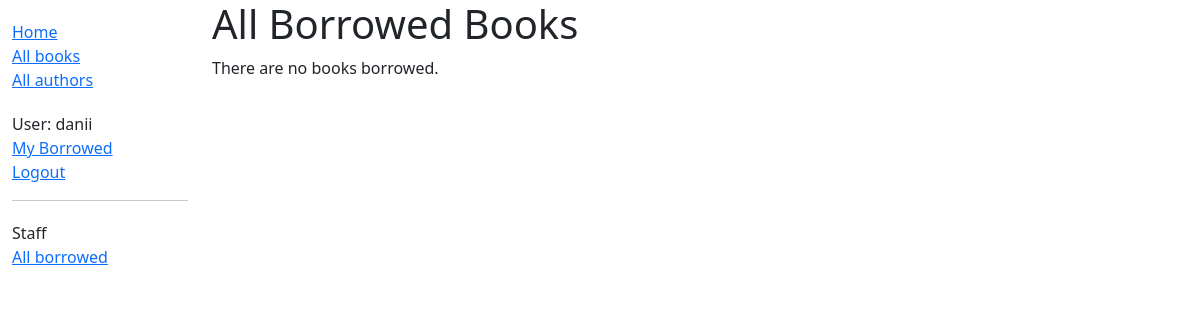
The app's page /catalog/borrowed/ (signed in), older data.
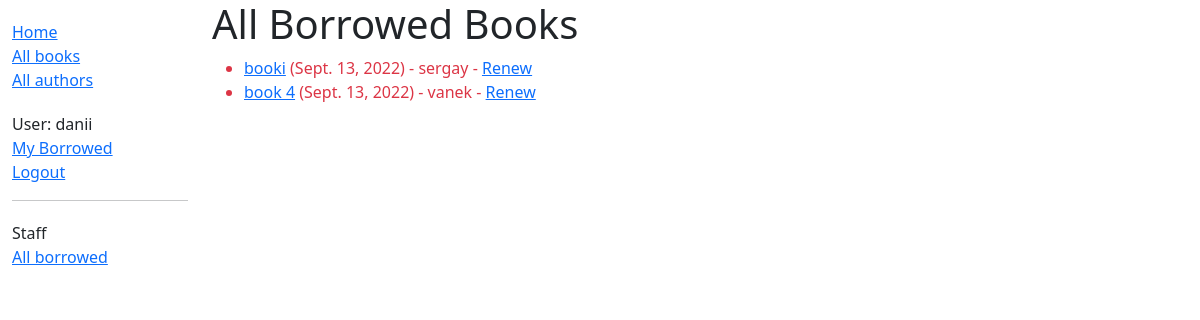
The same page, newer data.
### catalog/models.py (models this page shows, shortened)
class BookInstance(models.Model):
    id = models.UUIDField(primary_key=True, default=uuid.uuid4, help_text="Unique ID for this particular book across whole library")
    book = models.ForeignKey('Book', on_delete=models.SET_NULL, null=True)
    imprint = models.CharField(max_length=200)
    due_back = models.DateField(null=True, blank=True)
    borrower = models.ForeignKey(User, on_delete=models.SET_NULL, null=True, blank=True)
    LOAN_STATUS = (
        ('m', 'Maintenance'),
        ('o', 'On loan'),
        ('a', 'Available'),
        ('r', 'Reserved'),
    )
    status = models.CharField(max_length=1, choices=LOAN_STATUS, blank=True, default='m', help_text='Book availability')
    class Meta:
        ordering = ["due_back"]
        permissions = (("can_mark_returned", "Set book as returned"),)
    @property
    def is_overdue(self):
        if self.due_back and date.today() > self.due_back:
            return True
        return False

class Book(models.Model):
    title = models.CharField(max_length=200)
    author = models.ForeignKey('Author', on_delete=models.SET_NULL, null=True)
    summary = models.TextField(max_length=1000, help_text="Enter a brief description of the book")
    isbn = models.CharField('ISBN',max_length=13, help_text='13 Character <a href="https://www.isbn-international.org/content/what-isbn">ISBN number</a>')
    genre = models.ManyToManyField(Genre, help_text="Select a genre for this book")
    def display_genre(self):
        return ', '.join([ genre.name for genre in self.genre.all()[:3] ])
    display_genre.short_description = 'Genre'

### catalog/views.py (the view)
class LoanedBooksAllListView(PermissionRequiredMixin, generic.ListView):
    model = BookInstance
    permission_required = 'catalog.can_mark_returned'
    template_name = 'catalog/bookinstance_list_borrowed_all.html'
    paginate_by = 10
    def get_queryset(self):
        return BookInstance.objects.filter(status__exact='o').order_by('due_back')

### catalog/templates/catalog/bookinstance_list_borrowed_all.html
{% extends "base_generic.html" %}
{% block content %}
    <h1>All Borrowed Books</h1>
    {% if bookinstance_list %}
    <ul>
      {% for bookinst in bookinstance_list %}
      <li class="{% if bookinst.is_overdue %}text-danger{% endif %}">
        <a href="{% url 'book-detail' bookinst.book.pk %}">{{bookinst.book.title}}</a> ({{ bookinst.due_back }}) {% if user.is_staff %}- {{ bookinst.borrower }}{% endif %} {% if perms.catalog.can_mark_returned %}- <a href="{% url 'renew-book-librarian' bookinst.id %}">Renew</a>  {% endif %}
      </li>
      {% endfor %}
    </ul>
    {% else %}
      <p>There are no books borrowed.</p>
    {% endif %}
{% endblock %}

Row changes from the older to the newer data that the page shows:
added BookInstance: book "booki", due_back "Sept. 13, 2022", borrower "sergay"
added BookInstance: book "book 4", due_back "Sept. 13, 2022", borrower "vanek"
Text that changed along with them:
text no longer shown: "There are no books borrowed."
